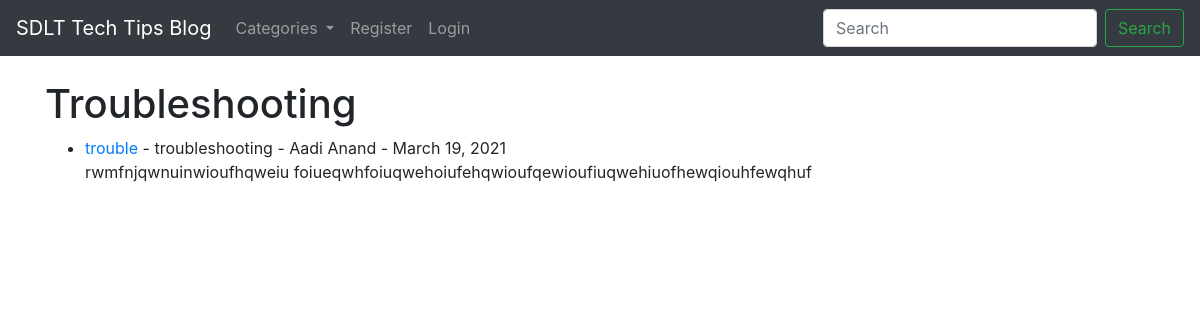
The page /category/troubleshooting/ on the database its author committed.
### tipsBlogApp/models.py (models this page shows, shortened)
class Post(models.Model):
  title = models.CharField(max_length=255)
  title_tag = models.CharField(max_length=255)
  author = models.ForeignKey(User, on_delete=models.CASCADE)
  category = models.CharField(max_length=2500, default='general tips')
  post_date = models.DateField(auto_now_add=True)
  body = models.TextField()

### tipsBlogApp/views.py (the view)
# urls.py: path('category/<str:categories>/', CategoryView, name='category'),
def CategoryView(request, categories):
  category_posts = Post.objects.filter(category=categories.replace('-', ' '))
  return render(request, 'categories.html', {'categories': categories.title(), 'category_posts': category_posts})

### tipsBlogApp/context_processors.py (called while the page is built)
def menuitems(request):
  return {
    'category_menu': Category.objects.all()
  }

### tipsBlogApp/templates/categories.html (shortened to what this page needs)
{% extends 'base.html' %}
{% block content %}
  {% if category_posts %}
    <h1>{{ categories }}</h1>
    <ul>
    {% for post in category_posts %}
      <li><a href="{% url 'article_details' post.pk %}">{{ post.title }} </a>
        - {{ post.category}}
        - {{ post.author.first_name }} {{ post.author.last_name }}
        - {{ post.post_date }}
        <br>
        {{ post.body|slice:":200"|safe}}
      </li>
    {% endfor %}
    </ul>
  {% else %}
    <h1>Sorry, this page doesn't exist</h1>
  {% endif %}
{% endblock %}

### rows shown on the page
Post: title "trouble", category "troubleshooting", author.first_name "Aadi", author.last_name "Anand", post_date "March 19, 2021", body "rwmfnjqwnuinwioufhqweiu foiueqwhfoiuqwehoiufehqwioufqewioufiuqwehiuofhewqiouhfewqhuf"

### other values the page prints
{{ categories }} "Troubleshooting"
